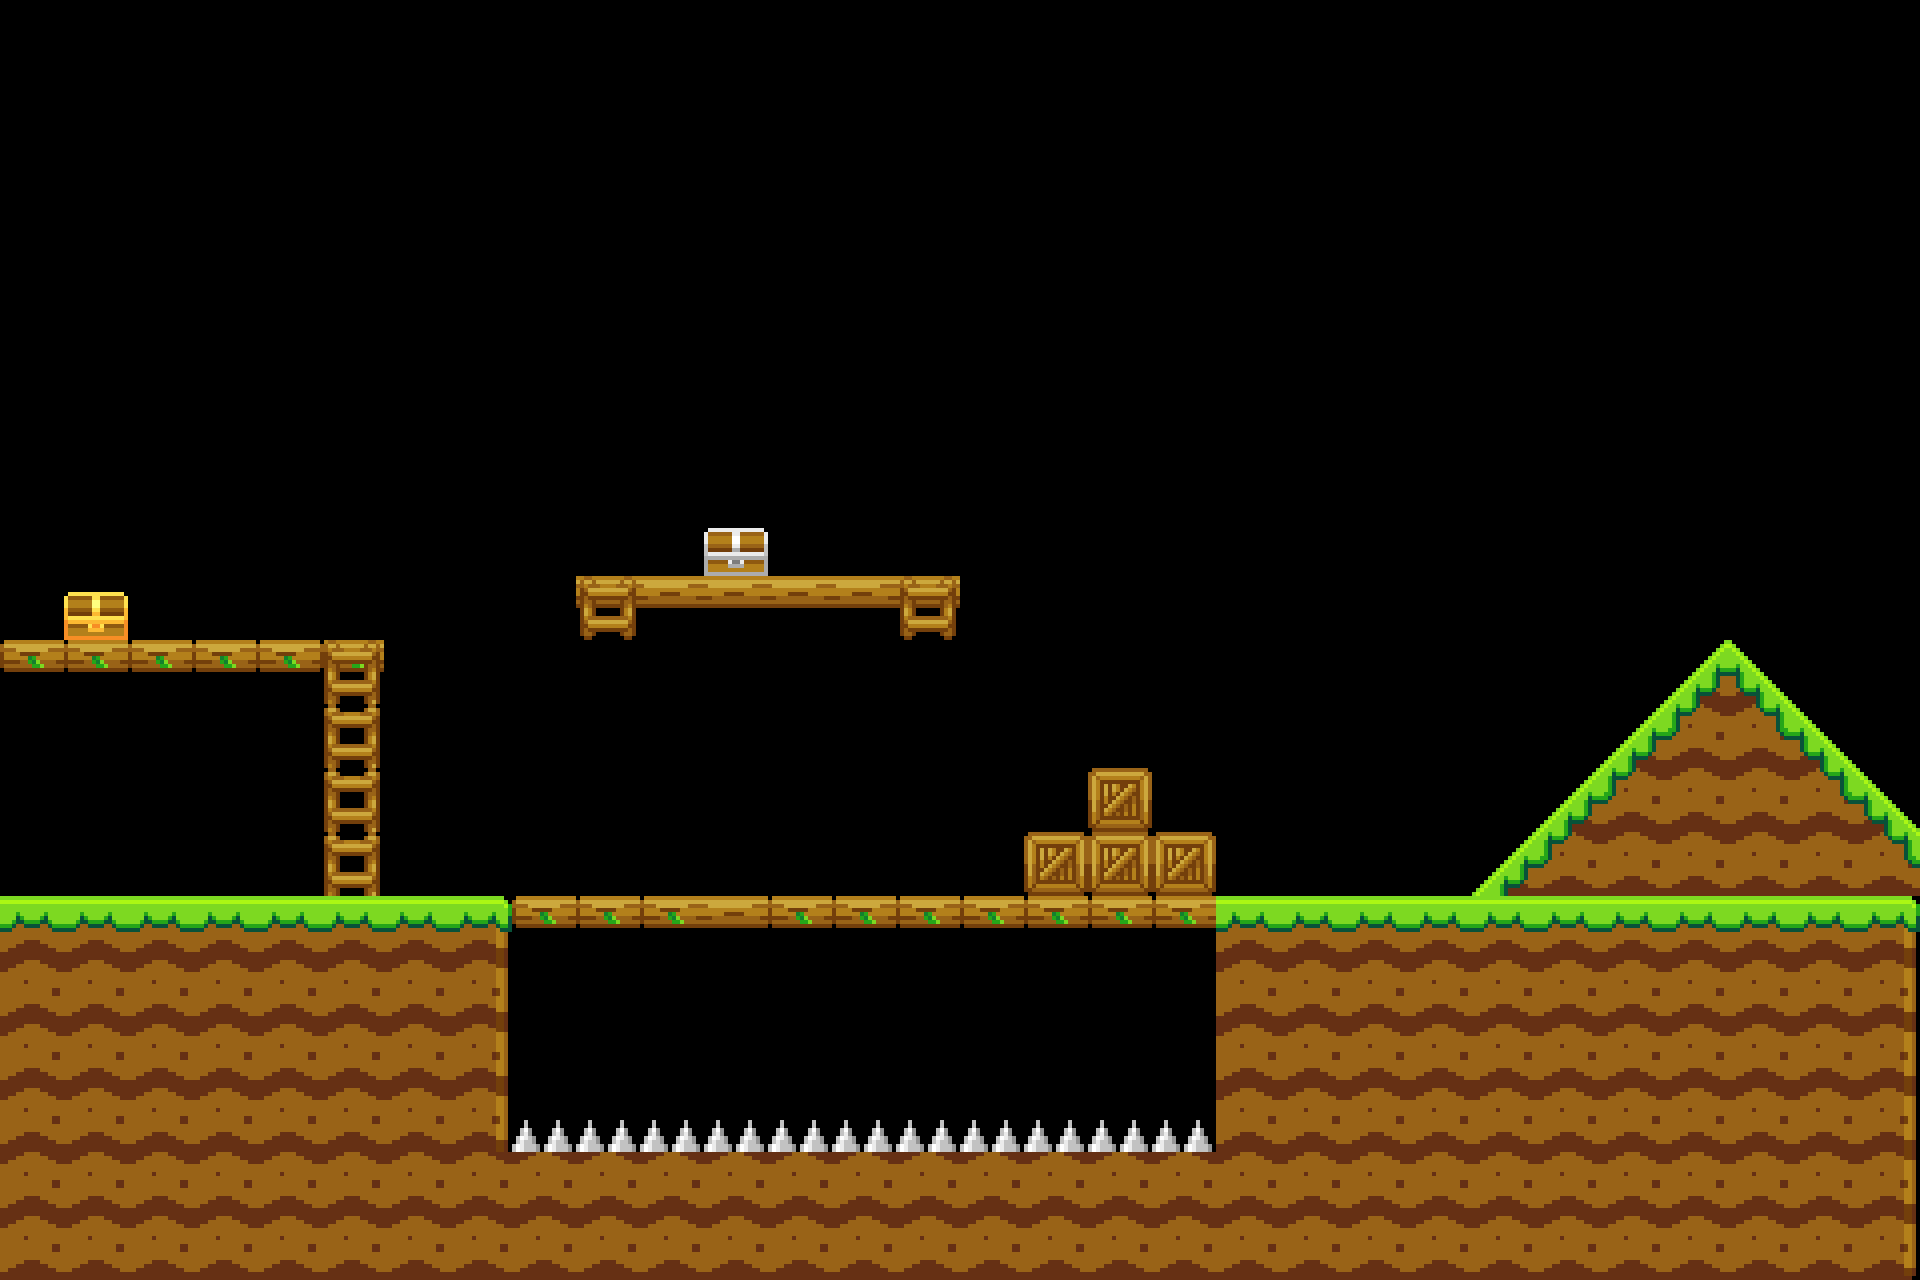

The image is a tile-based game level rendered from a .tmx file. Its description and complete source (layers, tilesets, objects, tile grids) follow:
An orthogonal 30x20 tile map with 64x64 px tiles, 2 tile layers (front, behind).

<map version="1.10" tiledversion="1.10.2" orientation="orthogonal" renderorder="right-down" width="30" height="20" tilewidth="64" tileheight="64" infinite="0" nextlayerid="3" nextobjectid="1">
 <tileset firstgid="1" name="map1" tilewidth="64" tileheight="64" tilecount="60" columns="10">
  <image source="pixel-platform-tileset/Platform-Tiles64.png" width="640" height="384" />
 </tileset>
 <layer id="1" name="front" width="30" height="20">
  <data encoding="csv">
0,0,0,0,0,0,0,0,0,0,0,0,0,0,0,0,0,0,0,0,0,0,0,0,0,0,0,0,0,0,
0,0,0,0,0,0,0,0,0,0,0,0,0,0,0,0,0,0,0,0,0,0,0,0,0,0,0,0,0,0,
0,0,0,0,0,0,0,0,0,0,0,0,0,0,0,0,0,0,0,0,0,0,0,0,0,0,0,0,0,0,
0,0,0,0,0,0,0,0,0,0,0,0,0,0,0,0,0,0,0,0,0,0,0,0,0,0,0,0,0,0,
0,0,0,0,0,0,0,0,0,0,0,0,0,0,0,0,0,0,0,0,0,0,0,0,0,0,0,0,0,0,
0,0,0,0,0,0,0,0,0,0,0,0,0,0,0,0,0,0,0,0,0,0,0,0,0,0,0,0,0,0,
0,0,0,0,0,0,0,0,0,0,0,0,0,0,0,0,0,0,0,0,0,0,0,0,0,0,0,0,0,0,
0,0,0,0,0,0,0,0,0,0,0,0,0,0,0,0,0,0,0,0,0,0,0,0,0,0,0,0,0,0,
0,0,0,0,0,0,0,0,0,0,0,27,0,0,0,0,0,0,0,0,0,0,0,0,0,0,0,0,0,0,
0,0,0,0,0,0,0,0,0,8,8,8,8,8,8,0,0,0,0,0,0,0,0,0,0,0,0,0,0,0,
0,0,0,0,0,7,0,0,0,0,0,0,0,0,0,0,0,0,0,0,0,0,0,0,0,0,0,0,0,0,
0,0,0,0,0,0,0,0,0,0,0,0,0,0,0,0,0,0,0,0,0,0,0,0,0,0,0,0,0,0,
0,0,0,0,0,0,0,0,0,0,0,0,0,0,0,0,0,0,0,0,0,0,0,0,0,0,0,0,0,0,
0,0,0,0,0,0,0,0,0,0,0,0,0,0,0,0,0,0,0,0,0,0,0,0,0,0,0,0,0,0,
1,2,2,2,2,2,2,3,7,7,7,8,7,7,7,7,7,7,7,1,2,32,32,32,32,32,32,2,2,3,
0,0,0,0,0,0,0,0,0,0,0,0,0,0,0,0,0,0,0,0,0,0,0,0,0,0,0,0,0,0,
0,0,0,0,0,0,0,0,0,0,0,0,0,0,0,0,0,0,0,0,0,0,0,0,0,0,0,0,0,0,
0,0,0,0,0,0,0,0,0,0,0,0,0,0,0,0,0,0,0,0,0,0,0,0,0,0,0,0,0,0,
0,0,0,0,0,0,0,0,0,0,0,0,0,0,0,0,0,0,0,0,0,0,0,0,0,0,0,0,0,0,
0,0,0,0,0,0,0,0,0,0,0,0,0,0,0,0,0,0,0,0,0,0,0,0,0,0,0,0,0,0
</data>
 </layer>
 <layer id="2" name="behind" width="30" height="20">
  <data encoding="csv">
0,0,0,0,0,0,0,0,0,0,0,0,0,0,0,0,0,0,0,0,0,0,0,0,0,0,0,0,0,0,
0,0,0,0,0,0,0,0,0,0,0,0,0,0,0,0,0,0,0,0,0,0,0,0,0,0,0,0,0,0,
0,0,0,0,0,0,0,0,0,0,0,0,0,0,0,0,0,0,0,0,0,0,0,0,0,0,0,0,0,0,
0,0,0,0,0,0,0,0,0,0,0,0,0,0,0,0,0,0,0,0,0,0,0,0,0,0,0,0,0,0,
0,0,0,0,0,0,0,0,0,0,0,0,0,0,0,0,0,0,0,0,0,0,0,0,0,0,0,0,0,0,
0,0,0,0,0,0,0,0,0,0,0,0,0,0,0,0,0,0,0,0,0,0,0,0,0,0,0,0,0,0,
0,0,0,0,0,0,0,0,0,0,0,0,0,0,0,0,0,0,0,0,0,0,0,0,0,0,0,0,0,0,
0,0,0,0,0,0,0,0,0,0,0,0,0,0,0,0,0,0,0,0,0,0,0,0,0,0,0,0,0,0,
0,0,0,0,0,0,0,0,0,0,0,0,0,0,0,0,0,0,0,0,0,0,0,0,0,0,0,0,0,0,
0,37,0,0,0,0,0,0,0,19,0,0,0,0,19,0,0,0,0,0,0,0,0,0,0,0,0,0,0,0,
7,7,7,7,7,20,0,0,0,0,0,0,0,0,0,0,0,0,0,0,0,0,0,0,0,0,16,15,0,0,
0,0,0,0,0,20,0,0,0,0,0,0,0,0,0,0,0,0,0,0,0,0,0,0,0,16,26,25,15,0,
0,0,0,0,0,20,0,0,0,0,0,0,0,0,0,0,0,18,0,0,0,0,0,0,16,26,12,12,25,15,
0,0,0,0,0,20,0,0,0,0,0,0,0,0,0,0,18,18,18,0,0,0,0,16,26,12,12,12,12,25,
2,0,0,0,0,0,0,0,0,0,0,0,0,0,0,0,0,0,0,2,0,0,0,0,0,0,0,0,0,0,
12,12,12,12,12,12,12,13,0,0,0,0,0,0,0,0,0,0,0,12,12,12,12,12,12,12,12,12,12,13,
12,12,12,12,12,12,12,13,0,0,0,0,0,0,0,0,0,0,0,12,12,12,12,12,12,12,12,12,12,13,
12,12,12,12,12,12,12,13,17,17,17,17,17,17,17,17,17,17,17,12,12,12,12,12,12,12,12,12,12,13,
12,12,12,12,12,12,12,12,12,12,12,12,12,12,12,12,12,12,12,12,12,12,12,12,12,12,12,12,12,13,
12,22,22,22,22,22,22,22,22,22,22,22,22,22,22,22,22,22,22,12,22,22,22,22,22,22,22,22,22,23
</data>
 </layer>
</map>